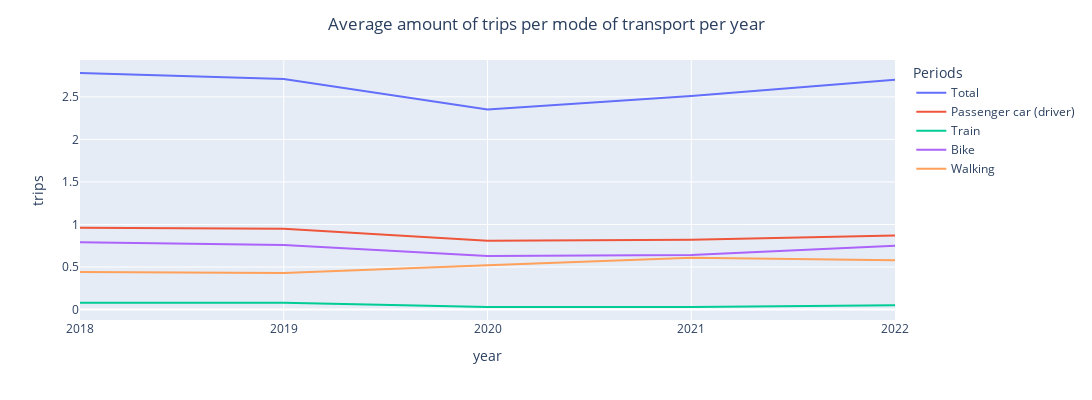

Notebook source saved alongside this figure:
### Code cell
# does not work yet
years = ['2018', '2019', '2020', '2021', '2022']

mobility_trend = mobility_trips[mobility_trips['motive'] == 'Total']
mobility_trend_years = mobility_trend[years].reset_index()
melted_mobility_trend = mobility_trend_years.melt(id_vars='Periods', var_name='year', value_name='trips')

melted_mobility_trend['trips'] = melted_mobility_trend['trips'].astype(float)

figure = px.line(melted_mobility_trend, x='year', y='trips', color='Periods', width=1100, height=400)
figure.update_layout(title={
    'text': f'Average amount of trips per mode of transport per year',
    'x': 0.5
})
# figure.update_yaxes(range=[0, 3]) 
figure.show()


#Pls try plotting this after calculating YoY changes

### Figure 1 — Plotly figure (JSON) as saved in the notebook; plotly's stock layout.template omitted (floating-point values rounded to 4 significant figures)
{"data": [{"hovertemplate": "Periods=Total<br>year=%{x}<br>trips=%{y}<extra></extra>", "legendgroup": "Total", "line": {"color": "#636efa", "dash": "solid"}, "marker": {"symbol": "circle"}, "mode": "lines", "name": "Total", "orientation": "v", "showlegend": true, "type": "scatter", "x": ["2018", "2019", "2020", "2021", "2022"], "xaxis": "x", "y": [2.78, 2.71, 2.35, 2.51, 2.7], "yaxis": "y"}, {"hovertemplate": "Periods=Passenger car (driver)<br>year=%{x}<br>trips=%{y}<extra></extra>", "legendgroup": "Passenger car (driver)", "line": {"color": "#EF553B", "dash": "solid"}, "marker": {"symbol": "circle"}, "mode": "lines", "name": "Passenger car (driver)", "orientation": "v", "showlegend": true, "type": "scatter", "x": ["2018", "2019", "2020", "2021", "2022"], "xaxis": "x", "y": [0.96, 0.95, 0.81, 0.82, 0.87], "yaxis": "y"}, {"hovertemplate": "Periods=Train<br>year=%{x}<br>trips=%{y}<extra></extra>", "legendgroup": "Train", "line": {"color": "#00cc96", "dash": "solid"}, "marker": {"symbol": "circle"}, "mode": "lines", "name": "Train", "orientation": "v", "showlegend": true, "type": "scatter", "x": ["2018", "2019", "2020", "2021", "2022"], "xaxis": "x", "y": [0.08, 0.08, 0.03, 0.03, 0.05], "yaxis": "y"}, {"hovertemplate": "Periods=Bike<br>year=%{x}<br>trips=%{y}<extra></extra>", "legendgroup": "Bike", "line": {"color": "#ab63fa", "dash": "solid"}, "marker": {"symbol": "circle"}, "mode": "lines", "name": "Bike", "orientation": "v", "showlegend": true, "type": "scatter", "x": ["2018", "2019", "2020", "2021", "2022"], "xaxis": "x", "y": [0.79, 0.76, 0.63, 0.64, 0.75], "yaxis": "y"}, {"hovertemplate": "Periods=Walking<br>year=%{x}<br>trips=%{y}<extra></extra>", "legendgroup": "Walking", "line": {"color": "#FFA15A", "dash": "solid"}, "marker": {"symbol": "circle"}, "mode": "lines", "name": "Walking", "orientation": "v", "showlegend": true, "type": "scatter", "x": ["2018", "2019", "2020", "2021", "2022"], "xaxis": "x", "y": [0.44, 0.43, 0.52, 0.61, 0.58], "yaxis": "y"}], "layout": {"height": 400, "legend": {"title": {"text": "Periods"}, "tracegroupgap": 0}, "margin": {"t": 60}, "title": {"text": "Average amount of trips per mode of transport per year", "x": 0.5}, "width": 1100, "xaxis": {"anchor": "y", "domain": [0, 1], "title": {"text": "year"}}, "yaxis": {"anchor": "x", "domain": [0, 1], "title": {"text": "trips"}}}}
